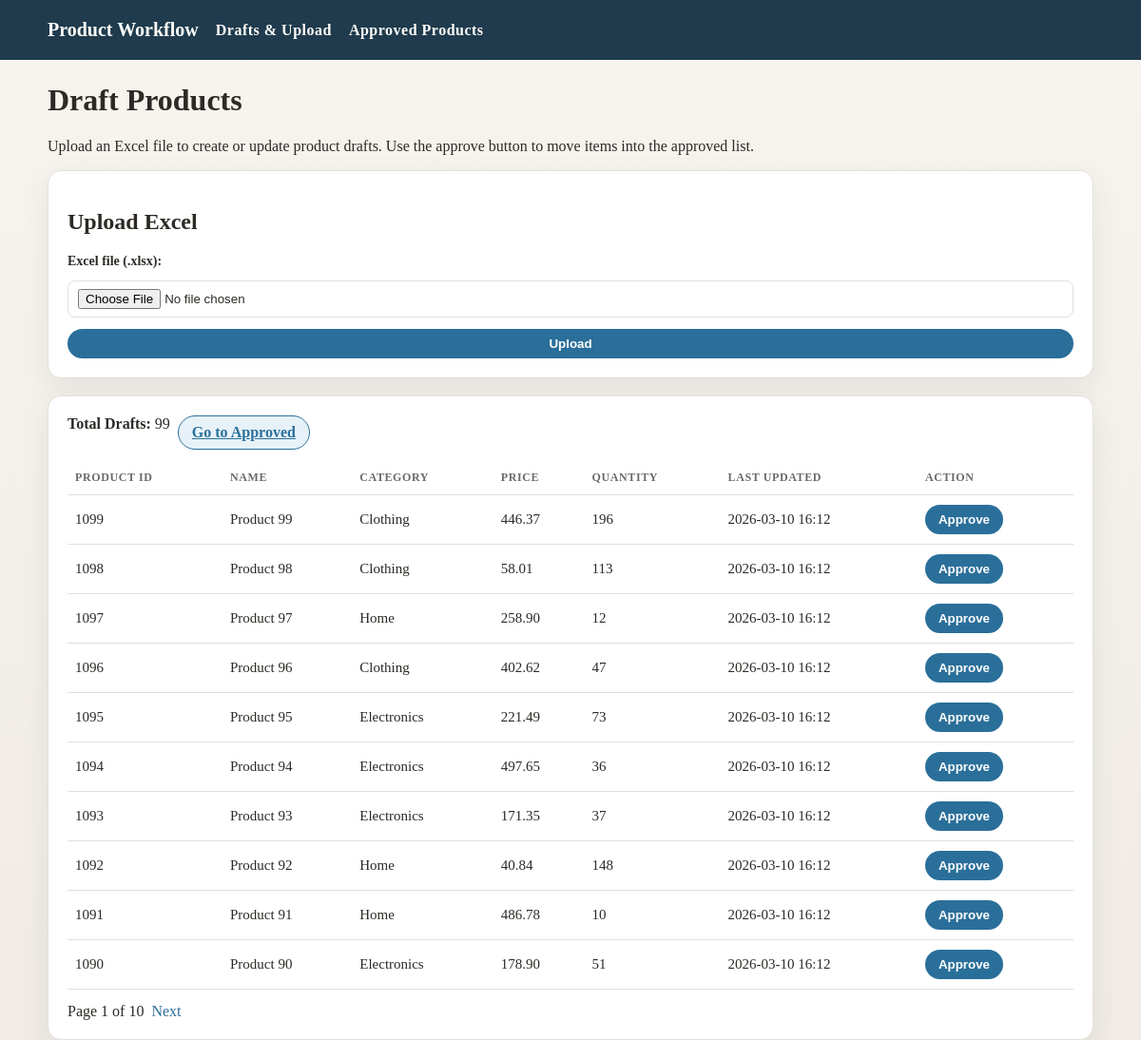
The page / on the database its author committed.
### products/models.py (models this page shows, shortened)
class Product(models.Model):
    class Status(models.TextChoices):
        DRAFT = 'Draft', 'Draft'
        APPROVED = 'Approved', 'Approved'
    product_id = models.IntegerField(unique=True, validators=[MinValueValidator(1)])
    name = models.CharField(max_length=255)
    category = models.CharField(max_length=255)
    price = models.DecimalField(max_digits=12, decimal_places=2, validators=[MinValueValidator(0.01)])
    quantity = models.IntegerField(validators=[MinValueValidator(0)])
    last_updated = models.DateTimeField(auto_now=True)
    status = models.CharField(max_length=20, choices=Status.choices, default=Status.DRAFT)
    class Meta:
        ordering = ['-last_updated']

### products/views.py (the view, shortened to what this page needs)
# urls.py: path('', views.draft_upload, name='draft_upload'),
def draft_upload(request):
    updated_ids = request.session.pop('updated_ids', [])
    upload_form = ProductUploadForm()
    drafts = Product.objects.filter(status=Product.Status.DRAFT)
    paginator = Paginator(drafts, 10)
    page_number = request.GET.get('page')
    page_obj = paginator.get_page(page_number)
    context = {
        'upload_form': upload_form,
        'page_obj': page_obj,
        'updated_ids': updated_ids,
    }
    return render(request, 'products/draft_upload.html', context)

### products/forms.py (shortened to what this page needs)
class ProductUploadForm(forms.Form):
    file = forms.FileField(label='Excel file (.xlsx)')

### templates/products/draft_upload.html (shortened to what this page needs)
{% extends 'base.html' %}
{% block content %}
<div class="hero">
    <h1>Draft Products</h1>
    <p>Upload an Excel file to create or update product drafts. Use the approve button to move items into the approved list.</p>
</div>
<div class="grid">
    <section class="card">
        <h2>Upload Excel</h2>
        <form method="post" enctype="multipart/form-data" class="form-row">
            {{ upload_form.file.label_tag }}
            {{ upload_form.file }}
            <button class="btn" type="submit">Upload</button>
        </form>
    </section>
    <section class="card">
        <div class="actions">
            <span><strong>Total Drafts:</strong> {{ page_obj.paginator.count }}</span>
            <a class="btn secondary" href="{% url 'products:approved_products' %}">Go to Approved</a>
        </div>
        <table>
            <thead>
                <tr>
                    <th>Product ID</th>
                    <th>Name</th>
                    <th>Category</th>
                    <th>Price</th>
                    <th>Quantity</th>
                    <th>Last Updated</th>
                    <th>Action</th>
                </tr>
            </thead>
            <tbody>
                {% for product in page_obj %}
                    <tr class="{% if product.product_id in updated_ids %}highlight{% endif %}">
                        <td>{{ product.product_id }}</td>
                        <td>{{ product.name }}</td>
                        <td>{{ product.category }}</td>
                        <td>{{ product.price }}</td>
                        <td>{{ product.quantity }}</td>
                        <td>{{ product.last_updated|date:'Y-m-d H:i' }}</td>
                        <td>
                            <form method="post" action="{% url 'products:approve_product' product.product_id %}" class="inline">
                                <button class="btn" type="submit">Approve</button>
                            </form>
                        </td>
                    </tr>
                {% empty %}
                    <tr>
                        <td colspan="7">No drafts yet. Upload an Excel file to begin.</td>
                    </tr>
                {% endfor %}
            </tbody>
        </table>
        <div class="pagination">
            <span>Page {{ page_obj.number }} of {{ page_obj.paginator.num_pages }}</span>
            {% if page_obj.has_next %}
                <a href="?page={{ page_obj.next_page_number }}">Next</a>
            {% endif %}
        </div>
    </section>
</div>
{% endblock %}

### templates/base.html (shortened to what this page needs)
<!doctype html>
<html lang="en">
<head>
</head>
<body>
<header>
    <div class="container nav">
        <div style="font-size: 20px; font-weight: 700;">Product Workflow</div>
        <a href="{% url 'products:draft_upload' %}">Drafts & Upload</a>
        <a href="{% url 'products:approved_products' %}">Approved Products</a>
    </div>
</header>
<main class="container">
    {% block content %}{% endblock %}
</main>
</body>
</html>

### templates/base.html (style rules this page uses)
:root { --bg: #f7f4ef; --card: #ffffff; --text: #2d2a26; --accent: #2a6f9a; --accent-soft: #e6f2f8; --muted: #6c6a67; --border: #e4dfd8; --danger: #b3412c; --success: #2e7d5b; }
* { box-sizing: border-box; }
body { margin: 0; font-family: "Georgia", "Times New Roman", serif; background: linear-gradient(180deg, #f7f4ef 0%, #f0ebe4 100%); color: var(--text); }
header { background: #1f3b4d; color: #fefcf8; padding: 20px 0; }
.container { width: min(1100px, 92%); margin: 0 auto; }
.nav { display: flex; gap: 18px; align-items: center; }
.nav a { color: #fefcf8; text-decoration: none; font-weight: 600; letter-spacing: 0.5px; }
.hero { margin: 24px 0 10px; }
.card { background: var(--card); border: 1px solid var(--border); border-radius: 14px; padding: 20px; box-shadow: 0 10px 30px rgba(31, 59, 77, 0.08); }
.grid { display: grid; gap: 18px; }
table { width: 100%; border-collapse: collapse; margin-top: 12px; font-size: 15px; }
th, td { border-bottom: 1px solid var(--border); padding: 10px 8px; text-align: left; }
th { color: var(--muted); text-transform: uppercase; font-size: 12px; letter-spacing: 0.6px; }
.actions { display: flex; gap: 8px; flex-wrap: wrap; }
.btn { border: none; border-radius: 999px; padding: 8px 14px; font-weight: 600; cursor: pointer; background: var(--accent); color: #ffffff; }
.btn.secondary { background: var(--accent-soft); color: var(--accent); border: 1px solid var(--accent); }
.pagination { margin-top: 14px; display: flex; gap: 8px; align-items: center; flex-wrap: wrap; }
.pagination a { text-decoration: none; color: var(--accent); }
form.inline { display: inline; }
.form-row { display: grid; gap: 12px; }
label { font-weight: 600; font-size: 14px; }
input, select { padding: 8px 10px; border: 1px solid var(--border); border-radius: 8px; }

### rows shown on the page
Product: product_id "1099", name "Product 99", category "Clothing", price "446.37", quantity "196", last_updated "2026-03-10 16:12"
Product: product_id "1098", name "Product 98", category "Clothing", price "58.01", quantity "113", last_updated "2026-03-10 16:12"
Product: product_id "1097", name "Product 97", category "Home", price "258.90", quantity "12", last_updated "2026-03-10 16:12"
Product: product_id "1096", name "Product 96", category "Clothing", price "402.62", quantity "47", last_updated "2026-03-10 16:12"
Product: product_id "1095", name "Product 95", category "Electronics", price "221.49", quantity "73", last_updated "2026-03-10 16:12"
Product: product_id "1094", name "Product 94", category "Electronics", price "497.65", quantity "36", last_updated "2026-03-10 16:12"
Product: product_id "1093", name "Product 93", category "Electronics", price "171.35", quantity "37", last_updated "2026-03-10 16:12"
Product: product_id "1092", name "Product 92", category "Home", price "40.84", quantity "148", last_updated "2026-03-10 16:12"
Product: product_id "1091", name "Product 91", category "Home", price "486.78", quantity "10", last_updated "2026-03-10 16:12"
Product: product_id "1090", name "Product 90", category "Electronics", price "178.90", quantity "51", last_updated "2026-03-10 16:12"

### other values the page prints
{{ upload_form.file.label_tag }} "Excel file (.xlsx):"
{{ page_obj.paginator.count }} "99"
{{ page_obj.number }} "1"
{{ page_obj.paginator.num_pages }} "10"
